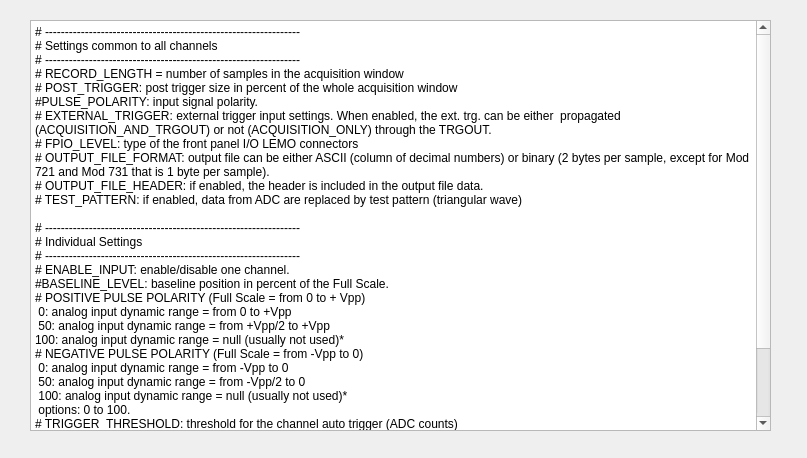
<?xml version="1.0" encoding="UTF-8"?>
<ui version="4.0">
 <class>HelpWindow</class>
 <widget class="QDialog" name="HelpWindow">
  <property name="geometry">
   <rect>
    <x>0</x>
    <y>0</y>
    <width>807</width>
    <height>458</height>
   </rect>
  </property>
  <property name="windowTitle">
   <string>Help</string>
  </property>
  <widget class="QPlainTextEdit" name="plainTextEdit">
   <property name="geometry">
    <rect>
     <x>30</x>
     <y>20</y>
     <width>741</width>
     <height>411</height>
    </rect>
   </property>
   <property name="readOnly">
    <bool>true</bool>
   </property>
   <property name="plainText">
    <string># ----------------------------------------------------------------
# Settings common to all channels
# ----------------------------------------------------------------
# RECORD_LENGTH = number of samples in the acquisition window
# POST_TRIGGER: post trigger size in percent of the whole acquisition window
#PULSE_POLARITY: input signal polarity.
# EXTERNAL_TRIGGER: external trigger input settings. When enabled, the ext. trg. can be either  propagated (ACQUISITION_AND_TRGOUT) or not (ACQUISITION_ONLY) through the TRGOUT.
# FPIO_LEVEL: type of the front panel I/O LEMO connectors 
# OUTPUT_FILE_FORMAT: output file can be either ASCII (column of decimal numbers) or binary (2 bytes per sample, except for Mod 721 and Mod 731 that is 1 byte per sample).
# OUTPUT_FILE_HEADER: if enabled, the header is included in the output file data.
# TEST_PATTERN: if enabled, data from ADC are replaced by test pattern (triangular wave)

# ----------------------------------------------------------------
# Individual Settings 
# ----------------------------------------------------------------
# ENABLE_INPUT: enable/disable one channel.
#BASELINE_LEVEL: baseline position in percent of the Full Scale. 
# POSITIVE PULSE POLARITY (Full Scale = from 0 to + Vpp)
 0: analog input dynamic range = from 0 to +Vpp 
 50: analog input dynamic range = from +Vpp/2 to +Vpp 
100: analog input dynamic range = null (usually not used)*
# NEGATIVE PULSE POLARITY (Full Scale = from -Vpp to 0) 
 0: analog input dynamic range = from -Vpp to 0 
 50: analog input dynamic range = from -Vpp/2 to 0 
 100: analog input dynamic range = null (usually not used)*
 options: 0 to 100.
# TRIGGER_THRESHOLD: threshold for the channel auto trigger (ADC counts)
 options 0 to 2^N-1 (N=Number of bit of the ADC). The threshold is relative to the baseline:
 POSITIVE PULSE POLARITY: threshold = baseline + TRIGGER_THRESHOLD
 NEGATIVE PULSE POLARITY: threshold = baseline - TRIGGER_THRESHOLD
# CHANNEL_TRIGGER: channel auto trigger settings. When enabled, the ch. auto trg. can be either propagated (ACQUISITION_AND_TRGOUT) or not (ACQUISITION_ONLY) through the TRGOUT.</string>
   </property>
   <property name="backgroundVisible">
    <bool>false</bool>
   </property>
   <property name="centerOnScroll">
    <bool>false</bool>
   </property>
   <property name="placeholderText">
    <string notr="true"/>
   </property>
  </widget>
 </widget>
 <resources/>
 <connections/>
</ui>
